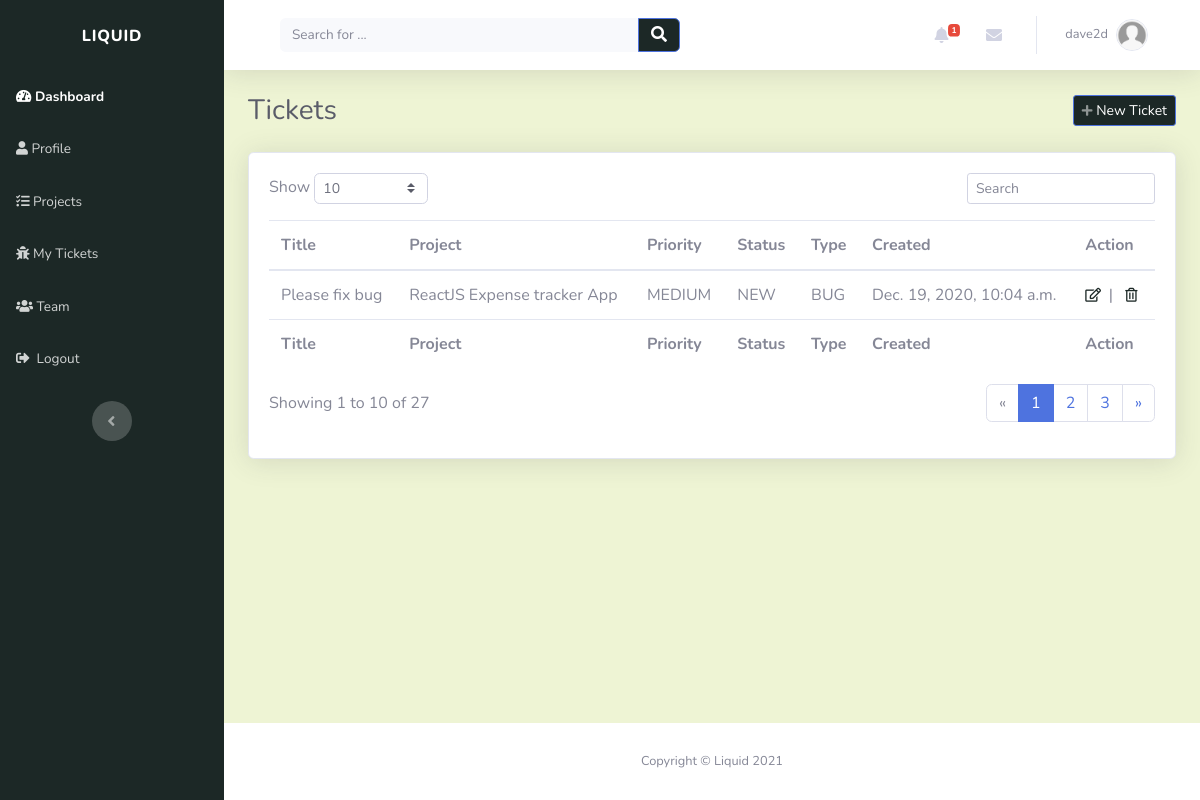
Screenshot of /tickets/ (signed in) with the database file from the repository.
### account/models.py (models this page shows, shortened)
class Account(AbstractBaseUser):
    email = models.EmailField(verbose_name="email", max_length=30, unique=True)
    username = models.CharField(max_length=30, unique=True)
    date_created = models.DateTimeField(verbose_name="date created", auto_now_add=True)
    last_login = models.DateTimeField(verbose_name="last login", auto_now=True)
    is_admin = models.BooleanField(default=False)
    is_staff = models.BooleanField(default=False)
    is_active = models.BooleanField(default=True)
    is_super_user = models.BooleanField(default=False)
    USERNAME_FIELD = 'email'
    REQUIRED_FIELDS = ['username']
    objects = AccountManager()
    def __str__(self):
        return self.username

class Profile(models.Model):
    user = models.OneToOneField(settings.AUTH_USER_MODEL, on_delete=models.CASCADE, unique = True)
    profile_picture = models.ImageField(default='default.jpg', upload_to='profile_images', blank = True)
    website = models.URLField(blank= True)
    first_name = models.CharField(max_length=30, blank=True)
    last_name = models.CharField(max_length=30, blank=True)
    address = models.CharField(max_length=50, blank=True)
    city = models.CharField(max_length=50, blank=True)
    country = models.CharField(max_length=50, blank=True)
    slug = models.SlugField(unique=True, blank=True)

### tickets/models.py (models this page shows)
class Ticket(models.Model):
    TICKET_PRIORITY = (
        ('NONE', 'None'),
        ('LOW', 'Low'),
        ('MEDIUM', 'Medium'),
        ('HIGH', 'High'),
    )
    TICKET_STATUS = (
        ('NEW', 'New'),
        ('IN_PROGRESS', 'In_Progress'),
        ('RESOLVED', 'Resolved'),
    )
    TICKET_TYPE = (
        ('TASK', 'Task'),
        ('BUG', 'Bug'),
        ('CHANGE', 'Change'),
        ('FEATURE', 'Feature_request')
    )
    title = models.CharField(max_length=50)
    description = models.CharField(max_length=200)
    assigned_to = models.ForeignKey(Profile, related_name="user_tickets", on_delete=models.CASCADE)
    created_by = models.ForeignKey(Profile, on_delete=models.CASCADE)
    project = models.ForeignKey(Project, related_name="tickets", on_delete=models.CASCADE)
    created_on = models.DateTimeField(verbose_name="created_on", auto_now_add=True)
    updated = models.DateTimeField(verbose_name="date updated", auto_now=True)
    priority = models.CharField(max_length=12, choices=TICKET_PRIORITY, default='NONE')
    status = models.CharField(max_length=12, choices=TICKET_STATUS, default='NEW')
    class_type = models.CharField(max_length=12, choices=TICKET_TYPE, default='TASK')
    def __str__(self):
        return self.title

### projects/models.py (models this page shows)
class Project(models.Model):
    name = models.CharField(max_length=50, unique=True)
    description = models.CharField(max_length=200)
    created_on = models.DateTimeField(verbose_name="date created", auto_now_add=True)
    created_by = models.ForeignKey(Profile, on_delete=models.CASCADE)
    def __str__(self):
        return self.name

### tickets/views.py (the view)
# urls.py: path('', views.tickets_view, name = "tickets_page"),
def tickets_view(request):
    context = {}
    user = request.user
    user_profile = get_object_or_404(Profile, user = user)
    context['user_tickets'] = Ticket.objects.filter(assigned_to = user_profile)
    context['profile'] = user_profile
    context['direct_messages'] = DirectMessage.objects.filter(receiver = user_profile).order_by('-created_on')[:5]
    context['alerts'] = Alert.objects.filter(user = user_profile).order_by('-created_on')[:5]
    return render(request, "tickets/tickets.html", context)

### tickets/templates/tickets/tickets.html (shortened to what this page needs)
{% extends "index/header.html" %} {% load static %} {% block title %}Tickets{% endblock %} {% block content %}
<div class="d-sm-flex justify-content-between align-items-center mb-4">
	<h3 class="text-dark mb-0">Tickets</h3>
	<a
		class="btn btn-primary btn-sm d-none d-sm-inline-block"
		role="button"
		href="#"
		style="background: rgb(28, 40, 38)"
		><em class="fas fa-plus fa-sm text-white-50"></em>&nbsp;New Ticket</a
	>
</div>
<div class="card shadow">
	<div class="card-body">
		<div class="row">
			<div class="col-md-6 text-nowrap">
				<div id="dataTable_length" class="dataTables_length" aria-controls="dataTable">
					<label
						>Show&nbsp;<select class="form-control form-control-sm custom-select custom-select-sm">
							<option value="10" selected="">10</option>
							<option value="100">100</option></select
						>&nbsp;</label
					>
				</div>
			</div>
			<div class="col-md-6">
				<div class="text-md-right dataTables_filter" id="dataTable_filter">
					<label
						><input
							type="search"
							class="form-control form-control-sm"
							aria-controls="dataTable"
							placeholder="Search"
					/></label>
				</div>
			</div>
		</div>
		<div class="table-responsive table mt-2" id="dataTable" role="grid" aria-describedby="dataTable_info">
			<table class="table my-0" id="dataTable" aria-describedby="projects">
				<thead>
					{% include "tickets/snippets/table_header.html" %}
				</thead>
				<tbody>
					{% for ticket in user_tickets %} {% include "tickets/snippets/ticket.html" %} {%endfor%}
				</tbody>
				<tfoot>
					{% include "tickets/snippets/table_header.html" %}
				</tfoot>
			</table>
		</div>
		{% include "projects/snippets/pagination.html" %}
	</div>
</div>
{% endblock %}

### index/templates/index/snippets/navbar.html (shortened to what this page needs)
<nav
	class="navbar navbar-light navbar-expand bg-white shadow mb-4 topbar static-top"
	style="background: rgb(238, 244, 212)"
>
	<div class="container-fluid">
		<div class="container-fluid">
			<form
				method="GET"
				action="{% url 'index_page' %}"
				target="_self"
				class="form-inline d-none d-sm-inline-block mr-auto ml-md-3 my-2 my-md-0 mw-100 navbar-search"
			>
				<div class="input-group">
					<input
						class="bg-light form-control border-0 small"
						type="search"
						placeholder="Search for ..."
						value="{{query}}"
						name="q"
					/>
					<div class="input-group-append">
						<button class="btn btn-primary py-0" type="submit" style="background: rgb(28, 40, 38)">
							<em class="fas fa-search"></em>
						</button>
					</div>
				</div>
			</form>
			<ul class="nav navbar-nav flex-nowrap ml-auto">
				<li class="nav-item dropdown no-arrow mx-1">
					<div class="nav-item dropdown no-arrow">
						<a class="dropdown-toggle nav-link" data-toggle="dropdown" aria-expanded="false" href="#"
							>{% if alerts %}<span class="badge badge-danger badge-counter">{{alerts.count}}</span>
							{%endif%}<em class="fas fa-bell fa-fw"></em
						></a>
					</div>
				</li>
				<li class="nav-item dropdown no-arrow mx-1">
					<div class="nav-item dropdown no-arrow">
						<a class="dropdown-toggle nav-link" data-toggle="dropdown" aria-expanded="false" href="#"
							><em class="fas fa-envelope fa-fw"></em></a
						>
					</div>
				</li>
				<li class="nav-item dropdown no-arrow">
					<div class="nav-item dropdown no-arrow">
						<a class="dropdown-toggle nav-link" data-toggle="dropdown" aria-expanded="false" href="#"
							><span class="d-none d-lg-inline mr-2 text-gray-600 small">
								{% if profile.first_name and profile.last_name %} {{profile.first_name}}
								{{profile.last_name}} {% else %} {{user}} {%endif%}
							</span>
							<img
								class="border rounded-circle img-profile"
								src="{{profile.profile_picture.url}}"
								alt="user image"
							/>
						</a>
					</div>
				</li>
			</ul>
		</div>
	</div>
</nav>

### tickets/templates/tickets/snippets/ticket.html
<tr>
	<td>{{ ticket }}</td>
	<td>{{ ticket.project }}</td>
	<td>{{ ticket.priority }}</td>
	<td>{{ ticket.status }}</td>
	<td>{{ ticket.class_type }}</td>
	<td>{{ ticket.created_on }}</td>
	<td>{% include "projects/snippets/project_action.html" %}</td>
</tr>

### projects/templates/projects/snippets/project_action.html
<a role="button" href="#" style="color: rgb(28, 40, 38)" title="Edit"><em class="far fa-edit fa-sm">&nbsp</em></a>
|&nbsp&nbsp
<a role="button" href="#" style="color: rgb(28, 40, 38)" title="Delete"
	><em class="far fa-trash-alt fa-sm">&nbsp</em></a
>

### rows the page displays
Account: username "dave2d"
Profile: profile_picture (placeholder picture)
Ticket: title "Please fix bug", project "ReactJS Expense tracker App", priority "MEDIUM", status "NEW", class_type "BUG", created_on "Dec. 19, 2020, 10:04 a.m."

### other values shown
{{ alerts.count }} "1"
